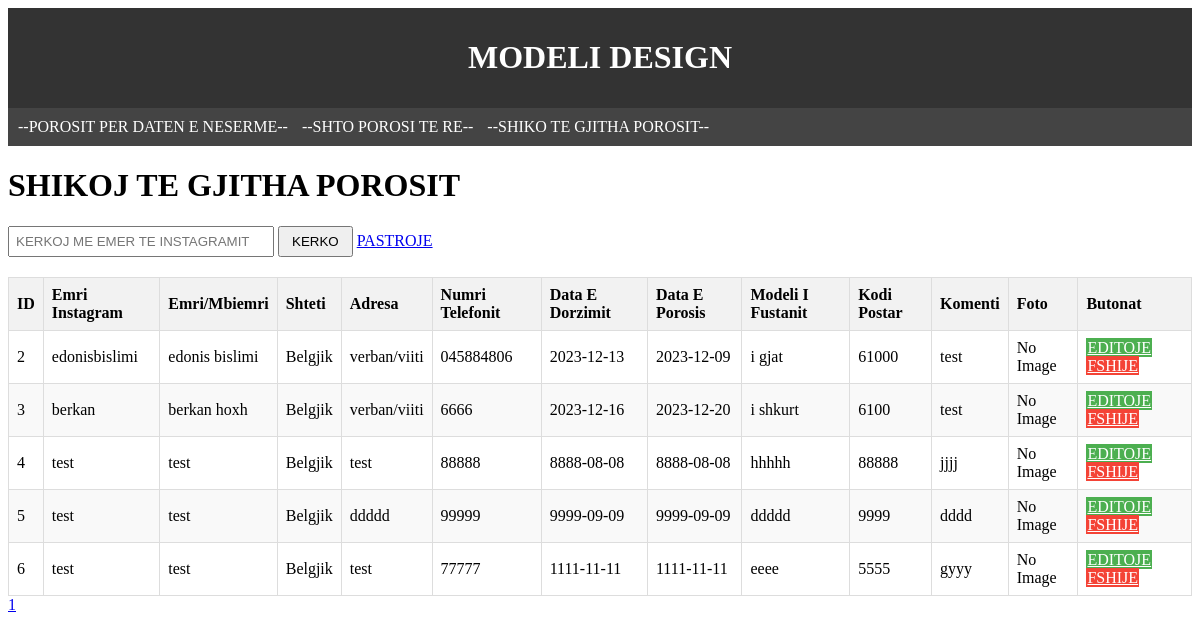
The page /view_orders.php on the database its author committed.
### tables this page shows
CREATE TABLE `form_data` (
  `id` int(11) NOT NULL,
  `instagram_username` varchar(255) DEFAULT NULL,
  `full_name` varchar(255) DEFAULT NULL,
  `country` varchar(50) DEFAULT NULL,
  `address` varchar(255) DEFAULT NULL,
  `phone_number` varchar(20) DEFAULT NULL,
  `delivery_date` date DEFAULT NULL,
  `order_date` date DEFAULT NULL,
  `dress_model` varchar(100) DEFAULT NULL,
  `postal_code` varchar(20) DEFAULT NULL,
  `comment` text DEFAULT NULL,
  `image_path` varchar(255) DEFAULT NULL
);

### view_orders.php (the view, shortened to what this page needs)
<?php
$servername = "localhost";
$username = "root";
$password = "";
$dbname = "modeliDesign";
$recordsPerPage = 5;
$page = isset($_GET['page']) ? $_GET['page'] : 1;
$startFrom = ($page - 1) * $recordsPerPage;
try {
    $conn = new PDO("mysql:host=$servername;dbname=$dbname", $username, $password);
    $conn->setAttribute(PDO::ATTR_ERRMODE, PDO::ERRMODE_EXCEPTION);
    if (isset($_GET['search'])) {
        $search = $_GET['search'];
        $stmt = $conn->prepare("SELECT * FROM form_data WHERE instagram_username LIKE :search LIMIT $startFrom, $recordsPerPage");
        $stmt->bindValue(':search', '%' . $search . '%');
        $stmt->execute();
        $orders = $stmt->fetchAll(PDO::FETCH_ASSOC);
    } else {
        $stmt = $conn->prepare("SELECT * FROM form_data LIMIT $startFrom, $recordsPerPage");
        $stmt->execute();
        $orders = $stmt->fetchAll(PDO::FETCH_ASSOC);
    }
    $totalRecords = $conn->query("SELECT COUNT(*) FROM form_data")->fetchColumn();
    $totalPages = ceil($totalRecords / $recordsPerPage);
} catch(PDOException $e) {
    echo "Error: " . $e->getMessage();
}
?>
<!DOCTYPE html>
<html>
<head>
</head>
<body>
<?php include 'header.php'; ?>
    <h1>SHIKOJ TE GJITHA POROSIT</h1>
    <form method="GET" action="">
    <div class="search-form">
        <input type="text" name="search" placeholder="KERKOJ ME EMER TE INSTAGRAMIT">
        <button type="submit">KERKO</button>
        <a href="view_orders.php">PASTROJE</a>
    </div>
</form>
    <table>
        <thead>
            <tr>
                <th>ID</th>
                <th>Emri Instagram</th>
                <th>Emri/Mbiemri</th>
                <th>Shteti</th>
                <th>Adresa</th>
                <th>Numri Telefonit</th>
                <th>Data E Dorzimit</th>
                <th>Data E Porosis</th>
                <th>Modeli I Fustanit</th>
                <th>Kodi Postar</th>
                <th>Komenti</th>
                <th>Foto</th>
                <th>Butonat</th>
            </tr>
        </thead>
        <tbody>
            <?php foreach ($orders as $order) : ?>
                <tr>
                    <td><?php echo $order['id']; ?></td>
                    <td><?php echo $order['instagram_username']; ?></td>
                    <td><?php echo $order['full_name']; ?></td>
                    <td><?php echo $order['country']; ?></td>
                    <td><?php echo $order['address']; ?></td>
                    <td><?php echo $order['phone_number']; ?></td>
                    <td><?php echo $order['delivery_date']; ?></td>
                    <td><?php echo $order['order_date']; ?></td>
                    <td><?php echo $order['dress_model']; ?></td>
                    <td><?php echo $order['postal_code']; ?></td>
                    <td><?php echo $order['comment']; ?></td>
                    <td>
                        <?php
                        $imagePath = $order['image_path'];
                        if ($imagePath && file_exists($imagePath)) {
                            echo '<img src="' . $imagePath . '" class="order-image" />';
                        } else {
                            echo 'No Image';
                        }
                        ?>
                    </td>
                    <td class="action-buttons">
                        <a href="edit_order.php?id=<?php echo $order['id']; ?>" class="edit-button">EDITOJE</a>
                            <a href="delete_order.php?id=<?php echo $order['id']; ?>" class="delete-button" onclick="return confirm('A jeni te sigurt qe deshironi me e fshi porosin?')">FSHIJE</a>
                    </td>
                </tr>
            <?php endforeach; ?>
        </tbody>
    </table>
    <div class="pagination">
        <?php for ($i = 1; $i <= $totalPages; $i++) : ?>
            <a href="?page=<?php echo $i; ?><?php if(isset($_GET['search'])) echo "&search=" . $_GET['search']; ?>"><?php echo $i; ?></a>
        <?php endfor; ?>
    </div>
</body>
</html>

### header.php (shortened to what this page needs)
<!DOCTYPE html>
<html>
<head>
</head>
<body>
    <div class="header">
        <h1>MODELI DESIGN</h1>
    </div>
    <div class="nav">
        <a href="reminder_page.php">--POROSIT PER DATEN E NESERME--</a>
        <a href="index.php">--SHTO POROSI TE RE--</a>
        <a href="view_orders.php">--SHIKO TE GJITHA POROSIT--</a>
    </div>

### view_orders.php (style rules this page uses)
table { border-collapse: collapse; width: 100%; }
th, td { border: 1px solid #ddd; padding: 8px; text-align: left; }
th { background-color: #f2f2f2; }
tr:nth-child(even) { background-color: #f9f9f9; }
.action-buttons a.edit-button { background-color: #4CAF50; color: white; border: 1px solid #4CAF50; }
.action-buttons a.delete-button { background-color: #f44336; color: white; border: 1px solid #f44336; }
.search-form { margin-bottom: 20px; }
.search-form input[type="text"] { padding: 6px; width: 250px; }
.search-form button { padding: 6px 12px; }

### header.php (style rules this page uses)
.header { background-color: #333; color: #fff; text-align: center; padding: 10px; }
.nav { padding: 10px; background-color: #444; }
.nav a { color: #fff; text-decoration: none; margin-right: 10px; }

### rows shown on the page
form_data: id "2", instagram_username "edonisbislimi", full_name "edonis bislimi", country "Belgjik", address "verban/viiti", phone_number "045884806", delivery_date "2023-12-13", order_date "2023-12-09", dress_model "i gjat", postal_code "61000", comment "test", shows "No Image"
form_data: id "3", instagram_username "berkan", full_name "berkan hoxh", country "Belgjik", address "verban/viiti", phone_number "6666", delivery_date "2023-12-16", order_date "2023-12-20", dress_model "i shkurt", postal_code "6100", comment "test", shows "No Image"
form_data: id "4", instagram_username "test", full_name "test", country "Belgjik", address "test", phone_number "88888", delivery_date "8888-08-08", order_date "8888-08-08", dress_model "hhhhh", postal_code "88888", comment "jjjj"
form_data: id "5", instagram_username "test", full_name "test", country "Belgjik", address "ddddd", phone_number "99999", delivery_date "9999-09-09", order_date "9999-09-09", dress_model "ddddd", postal_code "9999", comment "dddd", shows "No Image"
form_data: id "6", instagram_username "test", full_name "test", country "Belgjik", address "test", phone_number "77777", delivery_date "1111-11-11", order_date "1111-11-11", dress_model "eeee", postal_code "5555", comment "gyyy"
